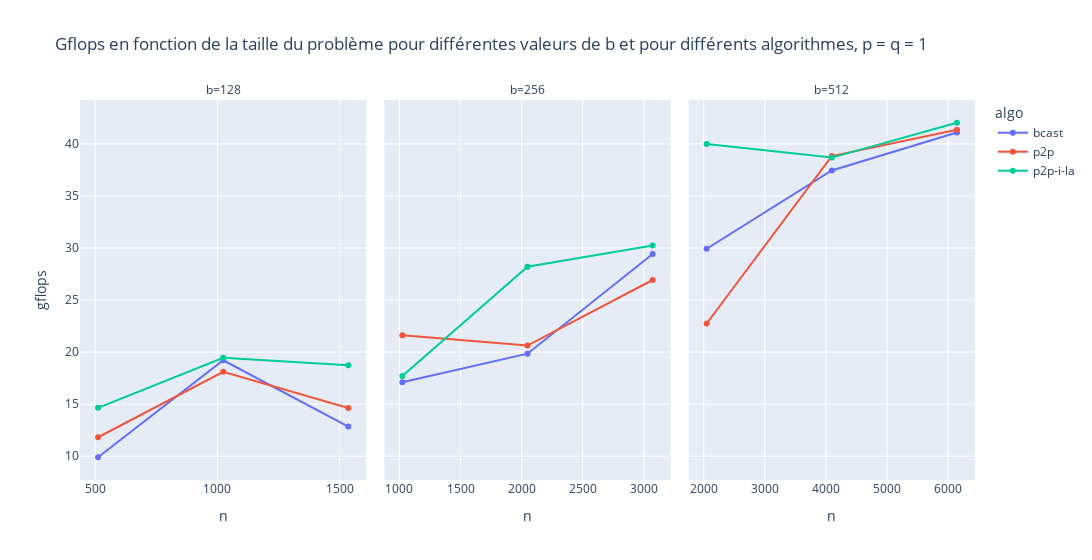

The code cell stored with this chart in its notebook:
### Code cell
plotly.plot(df_p_1, kind = 'line', markers = True, x = 'n', y = 'gflops', color ='algo', facet_col = 'b', width = 1400, title = 'Gflops en fonction de la taille du problème pour différentes valeurs de b et pour différents algorithmes, p = q = 1').update_xaxes(matches=None)

### Figure 1 — Plotly figure (JSON) as saved in the notebook; plotly's stock layout.template omitted (floating-point values rounded to 4 significant figures)
{"data": [{"hovertemplate": "algo=bcast<br>b=128<br>n=%{x}<br>gflops=%{y}<extra></extra>", "legendgroup": "bcast", "line": {"color": "#636efa", "dash": "solid"}, "marker": {"symbol": "circle"}, "mode": "lines+markers", "name": "bcast", "orientation": "v", "showlegend": true, "type": "scatter", "x": [512, 1024, 1536], "xaxis": "x", "y": [9.904, 19.22, 12.85], "yaxis": "y"}, {"hovertemplate": "algo=bcast<br>b=256<br>n=%{x}<br>gflops=%{y}<extra></extra>", "legendgroup": "bcast", "line": {"color": "#636efa", "dash": "solid"}, "marker": {"symbol": "circle"}, "mode": "lines+markers", "name": "bcast", "orientation": "v", "showlegend": false, "type": "scatter", "x": [1024, 2048, 3072], "xaxis": "x2", "y": [17.11, 19.85, 29.42], "yaxis": "y2"}, {"hovertemplate": "algo=bcast<br>b=512<br>n=%{x}<br>gflops=%{y}<extra></extra>", "legendgroup": "bcast", "line": {"color": "#636efa", "dash": "solid"}, "marker": {"symbol": "circle"}, "mode": "lines+markers", "name": "bcast", "orientation": "v", "showlegend": false, "type": "scatter", "x": [2048, 4096, 6144], "xaxis": "x3", "y": [29.93, 37.45, 41.09], "yaxis": "y3"}, {"hovertemplate": "algo=p2p<br>b=128<br>n=%{x}<br>gflops=%{y}<extra></extra>", "legendgroup": "p2p", "line": {"color": "#EF553B", "dash": "solid"}, "marker": {"symbol": "circle"}, "mode": "lines+markers", "name": "p2p", "orientation": "v", "showlegend": true, "type": "scatter", "x": [512, 1024, 1536], "xaxis": "x", "y": [11.83, 18.11, 14.63], "yaxis": "y"}, {"hovertemplate": "algo=p2p<br>b=256<br>n=%{x}<br>gflops=%{y}<extra></extra>", "legendgroup": "p2p", "line": {"color": "#EF553B", "dash": "solid"}, "marker": {"symbol": "circle"}, "mode": "lines+markers", "name": "p2p", "orientation": "v", "showlegend": false, "type": "scatter", "x": [1024, 2048, 3072], "xaxis": "x2", "y": [21.62, 20.63, 26.93], "yaxis": "y2"}, {"hovertemplate": "algo=p2p<br>b=512<br>n=%{x}<br>gflops=%{y}<extra></extra>", "legendgroup": "p2p", "line": {"color": "#EF553B", "dash": "solid"}, "marker": {"symbol": "circle"}, "mode": "lines+markers", "name": "p2p", "orientation": "v", "showlegend": false, "type": "scatter", "x": [2048, 4096, 6144], "xaxis": "x3", "y": [22.75, 38.83, 41.35], "yaxis": "y3"}, {"hovertemplate": "algo=p2p-i-la<br>b=128<br>n=%{x}<br>gflops=%{y}<extra></extra>", "legendgroup": "p2p-i-la", "line": {"color": "#00cc96", "dash": "solid"}, "marker": {"symbol": "circle"}, "mode": "lines+markers", "name": "p2p-i-la", "orientation": "v", "showlegend": true, "type": "scatter", "x": [512, 1024, 1536], "xaxis": "x", "y": [14.65, 19.46, 18.75], "yaxis": "y"}, {"hovertemplate": "algo=p2p-i-la<br>b=256<br>n=%{x}<br>gflops=%{y}<extra></extra>", "legendgroup": "p2p-i-la", "line": {"color": "#00cc96", "dash": "solid"}, "marker": {"symbol": "circle"}, "mode": "lines+markers", "name": "p2p-i-la", "orientation": "v", "showlegend": false, "type": "scatter", "x": [1024, 2048, 3072], "xaxis": "x2", "y": [17.7, 28.21, 30.25], "yaxis": "y2"}, {"hovertemplate": "algo=p2p-i-la<br>b=512<br>n=%{x}<br>gflops=%{y}<extra></extra>", "legendgroup": "p2p-i-la", "line": {"color": "#00cc96", "dash": "solid"}, "marker": {"symbol": "circle"}, "mode": "lines+markers", "name": "p2p-i-la", "orientation": "v", "showlegend": false, "type": "scatter", "x": [2048, 4096, 6144], "xaxis": "x3", "y": [39.98, 38.68, 42.03], "yaxis": "y3"}], "layout": {"annotations": [{"font": {}, "showarrow": false, "text": "b=128", "x": 0.16, "xanchor": "center", "xref": "paper", "y": 1, "yanchor": "bottom", "yref": "paper"}, {"font": {}, "showarrow": false, "text": "b=256", "x": 0.5, "xanchor": "center", "xref": "paper", "y": 1, "yanchor": "bottom", "yref": "paper"}, {"font": {}, "showarrow": false, "text": "b=512", "x": 0.84, "xanchor": "center", "xref": "paper", "y": 1, "yanchor": "bottom", "yref": "paper"}], "legend": {"title": {"text": "algo"}, "tracegroupgap": 0}, "title": {"text": "Gflops en fonction de la taille du problème pour différentes valeurs de b et pour différents algorithmes, p = q = 1"}, "width": 1400, "xaxis": {"anchor": "y", "domain": [0, 0.32], "title": {"text": "n"}}, "xaxis2": {"anchor": "y2", "domain": [0.34, 0.66], "title": {"text": "n"}}, "xaxis3": {"anchor": "y3", "domain": [0.68, 1.0], "title": {"text": "n"}}, "yaxis": {"anchor": "x", "domain": [0, 1], "title": {"text": "gflops"}}, "yaxis2": {"anchor": "x2", "domain": [0, 1], "matches": "y", "showticklabels": false}, "yaxis3": {"anchor": "x3", "domain": [0, 1], "matches": "y", "showticklabels": false}}}
